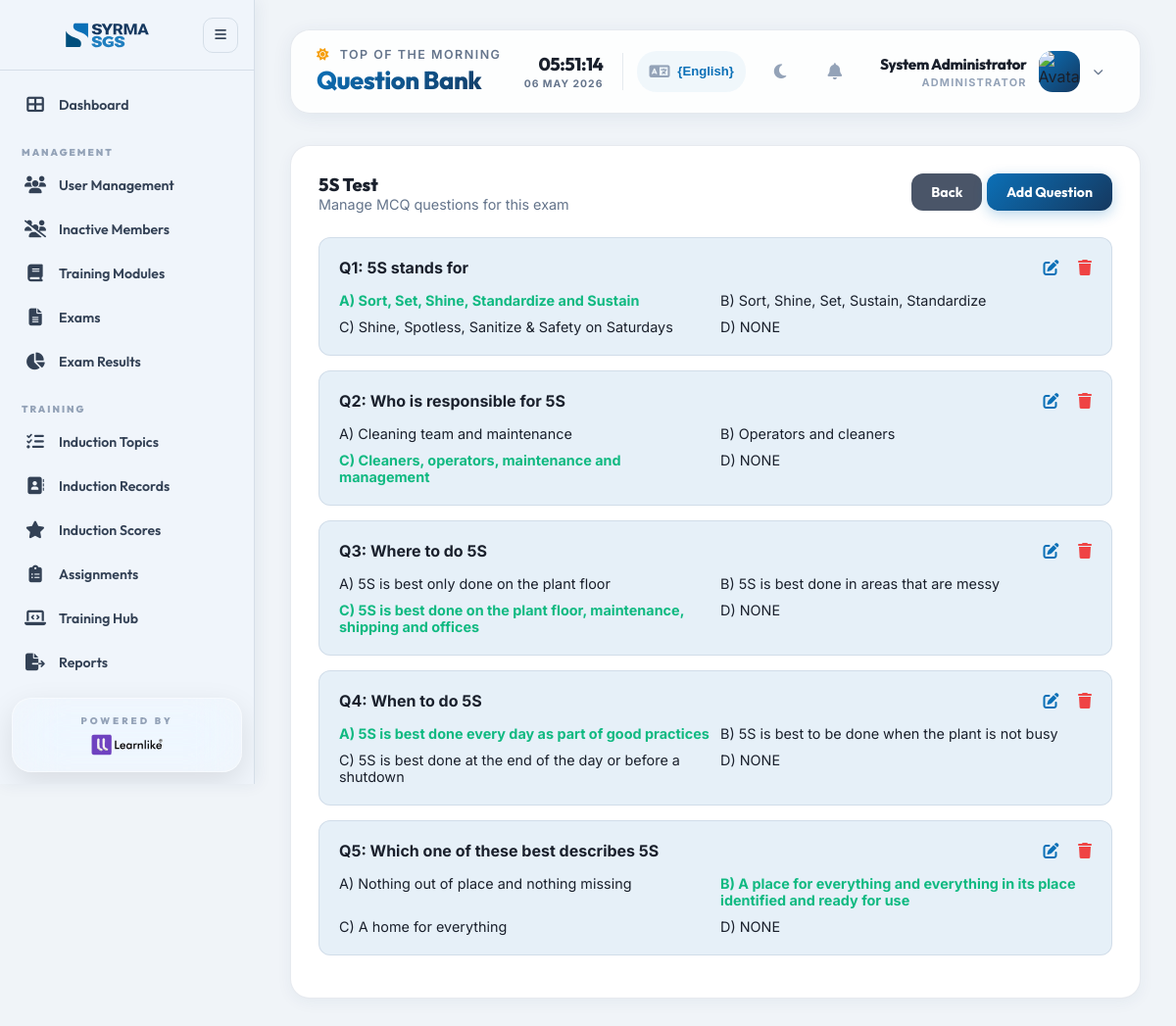
The page /admin/questions.php?exam_id=1 (signed in) on the database its author committed.
### tables this page shows
CREATE TABLE IF NOT EXISTS exams (
    id INT AUTO_INCREMENT PRIMARY KEY,
    module_id INT NOT NULL,
    title VARCHAR(255) NOT NULL,
    duration_minutes INT DEFAULT 30,
    passing_score INT DEFAULT 70,
    created_by INT,
    FOREIGN KEY (module_id) REFERENCES training_modules(id) ON DELETE CASCADE,
    FOREIGN KEY (created_by) REFERENCES users(id) ON DELETE SET NULL
);

CREATE TABLE IF NOT EXISTS questions (
    id INT AUTO_INCREMENT PRIMARY KEY,
    exam_id INT NOT NULL,
    question_text TEXT NOT NULL,
    option_a VARCHAR(255) NOT NULL,
    option_b VARCHAR(255) NOT NULL,
    option_c VARCHAR(255) NOT NULL,
    option_d VARCHAR(255) NOT NULL,
    correct_option ENUM('A', 'B', 'C', 'D') NOT NULL,
    FOREIGN KEY (exam_id) REFERENCES exams(id) ON DELETE CASCADE
);

### includes/functions.php (called while the page is built, shortened)
<?php
function e($text) {
    return htmlspecialchars($text, ENT_QUOTES, 'UTF-8');
}
?>

### admin/questions.php (the view, shortened to what this page needs)
<?php
require_once '../includes/layout.php';
$exam_id = $_GET['exam_id'] ?? null;
$stmt = $pdo->prepare("SELECT title FROM exams WHERE id = ?");
$stmt->execute([$exam_id]);
$exam = $stmt->fetch();
$action = $_GET['action'] ?? 'list';
?>
<div class="card">
    <div style="display: flex; justify-content: space-between; align-items: centre; margin-bottom: 25px;">
        <div>
            <h3><?php echo e($exam['title']); ?></h3>
            <p style="color: var(--text-muted); font-size: 0.9rem;">Manage MCQ questions for this exam</p>
        </div>
        <?php if ($action == 'list'): ?>
            <div>
                <a href="exams.php" class="btn" style="background: #4A5568; color: white;">Back</a>
                <a href="questions.php?exam_id=<?php echo $exam_id; ?>&action=add" class="btn btn-primary">Add Question</a>
            </div>
        <?php else: ?>
            <a href="javascript:history.back()" class="btn" style="background: #4A5568; color: white;">Back</a>
        <?php endif; ?>
    </div>
    <?php if ($action == 'list'): ?>
        <?php
        $stmt = $pdo->prepare("SELECT * FROM questions WHERE exam_id = ?");
        $stmt->execute([$exam_id]);
        $count = 1;
        while ($q = $stmt->fetch()):
        ?>
        <div style="background: var(--sidebar-hover); padding: 20px; border-radius: 12px; margin-bottom: 15px; border: 1px solid var(--border-color);">
            <div style="display: flex; justify-content: space-between;">
                <strong>Q<?php echo $count++; ?>: <?php echo e($q['question_text']); ?></strong>
                <div>
                    <a href="questions.php?exam_id=<?php echo $exam_id; ?>&action=edit&id=<?php echo $q['id']; ?>" style="color: var(--primary-blue); margin-right: 15px;"><i class="fas fa-edit"></i></a>
                    <a href="questions.php?exam_id=<?php echo $exam_id; ?>&action=delete&id=<?php echo $q['id']; ?>" style="color: var(--danger);"><i class="fas fa-trash"></i></a>
                </div>
            </div>
            <div style="display: grid; grid-template-columns: 1fr 1fr; gap: 10px; margin-top: 15px; font-size: 0.9rem;">
                <div style="<?php echo $q['correct_option'] == 'A' ? 'color: var(--success); font-weight: bold;' : ''; ?>">A) <?php echo e($q['option_a']); ?></div>
                <div style="<?php echo $q['correct_option'] == 'B' ? 'color: var(--success); font-weight: bold;' : ''; ?>">B) <?php echo e($q['option_b']); ?></div>
                <div style="<?php echo $q['correct_option'] == 'C' ? 'color: var(--success); font-weight: bold;' : ''; ?>">C) <?php echo e($q['option_c']); ?></div>
                <div style="<?php echo $q['correct_option'] == 'D' ? 'color: var(--success); font-weight: bold;' : ''; ?>">D) <?php echo e($q['option_d']); ?></div>
            </div>
        </div>
        <?php endwhile; ?>
    <?php endif; ?>
</div>

### assets/css/style.css (style rules this page uses)
:root { --brand-navy: #15385F; --brand-royal: #207FBF; --brand-sky: #0B70B7; --brand-dark: #004F7D; --primary-gradient: linear-gradient(135deg, #0B70B7 0%, #15385F 100%); --accent-gradient: linear-gradient(135deg, #207FBF 0%, #004F7D 100%); --primary-blue: #0B70B7; --dark-blue: #15385F; --sidebar-bg: #f0f5fb; --sidebar-border: rgba(21,56,95,0.12); --sidebar-text: #334155; --sidebar-muted: #94a3b8; --sidebar-hover: rgba(11,112,183,0.10); --sidebar-active-bg: var(--primary-gradient); --sidebar-active-text: #fff; --sidebar-logo-filter: none; --bg-body: #f0f4f8; --card-bg: #ffffff; --text-main: #1a202c; --text-muted: #64748b; --border-color: rgba(21,56,95,0.1); --header-bg: rgba(255,255,255,0.85); --header-border: rgba(21,56,95,0.1); --success: #10b981; --danger: #ef4444; --warning: #f59e0b; --white: #ffffff; --glass-bg: rgba(255,255,255,0.72); --glass-border: rgba(255,255,255,0.5); --glow: 0 0 20px rgba(32,127,191,0.28); --sidebar-width: 260px; --sidebar-collapsed: 72px; --transition: 0.3s cubic-bezier(0.4,0,0.2,1); }
.animate-in { animation: fadeInUp 0.6s ease-out backwards; }
*,*::before,*::after { margin:0; padding:0; box-sizing:border-box; }
body { font-family:'Inter',system-ui,sans-serif; background:var(--bg-body); color:var(--text-main); min-height:100vh; transition: background var(--transition), color var(--transition); }
h1,h2,h3,h4,h5 { font-family:'Outfit',sans-serif; }
a { text-decoration: none; }
html, body { overflow-x: hidden; width: 100%; position: relative; }
.card { background:var(--card-bg); border-radius:20px; padding:28px; border:1px solid var(--border-color); box-shadow:0 4px 16px rgba(21,56,95,0.05); animation:fadeInUp 0.5s ease-out; transition:background var(--transition); }
h3 { font-size:1.15rem; font-weight:800; color:var(--text-main); font-family:'Outfit',sans-serif; }
.btn { display:inline-flex; align-items:center; justify-content:center; gap:7px; padding:10px 20px; border-radius:12px; font-weight:700; font-size:0.88rem; font-family:'Outfit',sans-serif; cursor:pointer; border:none; transition:all 0.22s; text-decoration:none; white-space:nowrap; }
.btn-primary { background:var(--primary-gradient); color:white; box-shadow:0 4px 14px rgba(11,112,183,0.28); position:relative; overflow:hidden; }
.btn-primary::after { content:''; position:absolute; top:0; left:-100%; width:55%; height:100%; background:linear-gradient(90deg,transparent,rgba(255,255,255,0.32),transparent); transform:skewX(-20deg); }
[style*="display: grid"] > *, .grid > * { min-width: 0; }

### includes/layout.php (style rules this page uses)
:root { --hindi-font: 'Noto Sans Devanagari', sans-serif; --tamil-font: 'Noto Sans Tamil', sans-serif; --kannada-font: 'Noto Sans Kannada', sans-serif; --telugu-font: 'Noto Sans Telugu', sans-serif; --malayalam-font: 'Noto Sans Malayalam', sans-serif; }
body { top: 0 !important; }

### rows shown on the page
exams: title "5S Test"
questions: question_text "5S stands for", option_a "Sort, Set, Shine, Standardize and Sustain", option_b "Sort, Shine, Set, Sustain, Standardize", option_c "Shine, Spotless, Sanitize & Safety on Saturdays", option_d "NONE"
questions: question_text "Who is responsible for 5S", option_a "Cleaning team and maintenance", option_b "Operators and cleaners", option_c "Cleaners, operators, maintenance and management", option_d "NONE"
questions: question_text "Where to do 5S", option_a "5S is best only done on the plant floor", option_b "5S is best done in areas that are messy", option_c "5S is best done on the plant floor, maintenance, shipping and offices", option_d "NONE"
questions: question_text "When to do 5S", option_a "5S is best done every day as part of good practices", option_b "5S is best to be done when the plant is not busy", option_c "5S is best done at the end of the day or before a shutdown", option_d "NONE"
questions: question_text "Which one of these best describes 5S", option_a "Nothing out of place and nothing missing", option_b "A place for everything and everything in its place identified and ready for use", option_c "A home for everything", option_d "NONE"

### other values the page prints
__('dashboard') "Dashboard"
__('management') "MANAGEMENT"
__('user_management') "User Management"
__('inactive_members') "Inactive Members"
__('training_modules') "Training Modules"
__('exams') "Exams"
__('exam_results') "Exam Results"
__('training') "TRAINING"
__('induction_topics') "Induction Topics"
__('induction_records') "Induction Records"
__('induction_scores') "Induction Scores"
__('assignments') "Assignments"
__('training_hub') "Training Hub"
__('reports') "Reports"
__('top_morning') "TOP OF THE MORNING"
